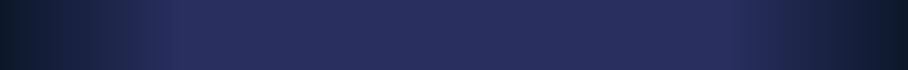
  <widget class="QDockWidget" name="dockWidgetMenuBar">
   <property name="sizePolicy">
    <sizepolicy hsizetype="Preferred" vsizetype="Preferred">
     <horstretch>0</horstretch>
     <verstretch>0</verstretch>
    </sizepolicy>
   </property>
   <property name="minimumSize">
    <size>
     <width>712</width>
     <height>70</height>
    </size>
   </property>
   <property name="maximumSize">
    <size>
     <width>524287</width>
     <height>70</height>
    </size>
   </property>
   <property name="font">
    <font>
     <family>Georgia</family>
     <pointsize>10</pointsize>
    </font>
   </property>
   <property name="styleSheet">
    <string notr="true">QDockWidget{background: qlineargradient(x1 : 0, y1 : 0, x2 : 1, y2 : 0, stop : 0 #0c172a, stop: 0.5 #292f5f, stop: 0.5 #292f5f, stop: 1.0 #0c172a);}</string>
   </property>
   <property name="features">
    <set>QDockWidget::NoDockWidgetFeatures</set>
   </property>
   <property name="allowedAreas">
    <set>Qt::TopDockWidgetArea</set>
   </property>
   <attribute name="dockWidgetArea">
    <number>4</number>
   </attribute>
   <widget class="QWidget" name="dockWidgetContents_5">
    <property name="sizePolicy">
     <sizepolicy hsizetype="Preferred" vsizetype="Preferred">
      <horstretch>0</horstretch>
      <verstretch>0</verstretch>
     </sizepolicy>
    </property>
    <property name="styleSheet">
     <string notr="true">QWidget{background: qlineargradient(x1 : 0, y1 : 0, x2 : 1, y2 : 0, stop : 0 #0c172a, stop: 0.2 #292f5f, stop: 0.8 #292f5f, stop: 1.0 #0c172a);}</string>
    </property>
    <layout class="QHBoxLayout" name="horizontalLayout">
     <property name="spacing">
      <number>9</number>
     </property>
     <property name="topMargin">
      <number>0</number>
     </property>
     <property name="bottomMargin">
      <number>0</number>
     </property>
     <item>
      <spacer name="horizontalSpacer">
       <property name="font">
        <font>
         <family>Georgia</family>
         <pointsize>10</pointsize>
        </font>
       </property>
       <property name="orientation">
        <enum>Qt::Horizontal</enum>
       </property>
       <property name="sizeHint" stdset="0">
        <size>
         <width>325</width>
         <height>20</height>
        </size>
       </property>
      </spacer>
     </item>
     <item>
      <widget class="QLabel" name="labelPatientNameID">
       <property name="font">
        <font>
         <family>微軟正黑體</family>
         <pointsize>20</pointsize>
         <weight>75</weight>
         <bold>true</bold>
        </font>
       </property>
       <property name="styleSheet">
        <string notr="true">background:transparent; color: white</string>
       </property>
       <property name="text">
        <string/>
       </property>
      </widget>
     </item>
     <item>
      <spacer name="horizontalSpacer_2">
       <property name="font">
        <font>
         <family>Georgia</family>
         <pointsize>10</pointsize>
        </font>
       </property>
       <property name="orientation">
        <enum>Qt::Horizontal</enum>
       </property>
       <property name="sizeHint" stdset="0">
        <size>
         <width>324</width>
         <height>20</height>
        </size>
       </property>
      </spacer>
     </item>
     <item>
      <widget class="QPushButton" name="pushButtonPatientManagement">
       <property name="font">
        <font>
         <family>Georgia</family>
         <pointsize>10</pointsize>
        </font>
       </property>
       <property name="toolTip">
        <string>Patient Management</string>
       </property>
       <property name="text">
        <string/>
       </property>
       <property name="icon">
        <iconset resource="../../resources/Dental.qrc">
         <normaloff>:/HyperBlue/hyperblue/icon/patient-normal.png</normaloff>
         <normalon>:/HyperBlue/hyperblue/icon/patient-selected.png</normalon>:/HyperBlue/hyperblue/icon/patient-normal.png</iconset>
       </property>
       <property name="iconSize">
        <size>
         <width>30</width>
         <height>30</height>
        </size>
       </property>
       <property name="flat">
        <bool>true</bool>
       </property>
      </widget>
     </item>
     <item>
      <widget class="QPushButton" name="pushButtonHelp">
       <property name="font">
        <font>
         <family>Georgia</family>
         <pointsize>10</pointsize>
        </font>
       </property>
       <property name="toolTip">
        <string>Help</string>
       </property>
       <property name="text">
        <string/>
       </property>
       <property name="icon">
        <iconset resource="../../resources/Dental.qrc">
         <normaloff>:/HyperBlue/hyperblue/icon/help-normal.png</normaloff>
         <normalon>:/HyperBlue/hyperblue/icon/help-selected.png</normalon>:/HyperBlue/hyperblue/icon/help-normal.png</iconset>
       </property>
       <property name="iconSize">
        <size>
         <width>30</width>
         <height>30</height>
        </size>
       </property>
       <property name="flat">
        <bool>true</bool>
       </property>
      </widget>
     </item>
     <item>
      <widget class="QPushButton" name="pushButtonAbout">
       <property name="font">
        <font>
         <family>Georgia</family>
         <pointsize>10</pointsize>
        </font>
       </property>
       <property name="toolTip">
        <string>About</string>
       </property>
       <property name="text">
        <string/>
       </property>
       <property name="icon">
        <iconset resource="../../resources/Dental.qrc">
         <normaloff>:/HyperBlue/hyperblue/icon/about-normal.png</normaloff>
         <normalon>:/HyperBlue/hyperblue/icon/about-selected.png</normalon>:/HyperBlue/hyperblue/icon/about-normal.png</iconset>
       </property>
       <property name="iconSize">
        <size>
         <width>30</width>
         <height>30</height>
        </size>
       </property>
       <property name="flat">
        <bool>true</bool>
       </property>
      </widget>
     </item>
     <item>
      <widget class="QPushButton" name="pushButtonHome">
       <property name="font">
        <font>
         <family>Georgia</family>
         <pointsize>10</pointsize>
        </font>
       </property>
       <property name="toolTip">
        <string>Home</string>
       </property>
       <property name="text">
        <string/>
       </property>
       <property name="icon">
        <iconset resource="../../resources/Dental.qrc">
         <normaloff>:/HyperBlue/hyperblue/icon/home-normal.png</normaloff>
         <normalon>:/HyperBlue/hyperblue/icon/home-selected.png</normalon>:/HyperBlue/hyperblue/icon/home-normal.png</iconset>
       </property>
       <property name="iconSize">
        <size>
         <width>30</width>
         <height>30</height>
        </size>
       </property>
       <property name="flat">
        <bool>true</bool>
       </property>
      </widget>
     </item>
    </layout>
   </widget>
  </widget>
